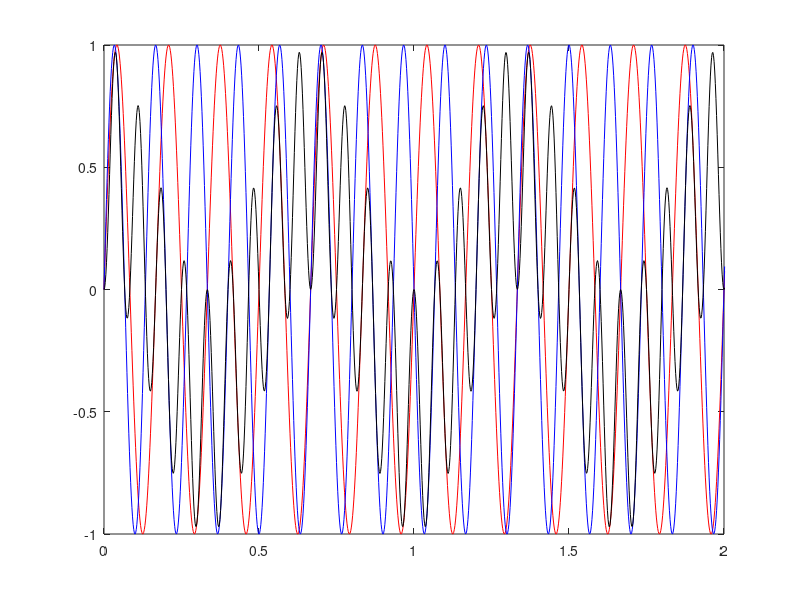

Recreate this plot in MATLAB. (Note: this script raises an error after producing the figure.)
f1=6;
f2=7.5;

flick1 = sin(2*pi*f1*(0:30*500)/500);
flick2 = sin(2*pi*f2*(0:30*500)/500);
flickIM=flick1.*flick2;

figure;
plot(0:1/500:30,flick1,'r');
hold on;
plot(0:1/500:30,flick2,'b');
plot(0:1/500:30,flickIM,'k');
xlim([0 2])
 
epoch1=[];
epoch2=[];
epochIM=[];
time=0:1/500:30;

for k=1:45
    t1=(k-1)*333+1;
    t2=(k)*333;
    epoch1=[epoch1 ; flick1(t1:t2)];
    epoch2=[epoch2 ; flick2(t1:t2)];
    epochIM=[epochIM ; flickIM(t1:t2)];
end

%%
baseline_1=[];
baseline_2=[];
baseline_3=[];
baseline_4=[];
OzIdx=17;
for k=1:3
    t1=((k-1)*4995+1)/D.fsample;
    t2=(k)*4995/D.fsample;
    temp=D_baseline(OzIdx,D_baseline.indsample(t1):D_baseline.indsample(t2),1);
    baseline_1=[baseline_1 ; temp];
    temp=D_baseline(OzIdx,D_baseline.indsample(t1):D_baseline.indsample(t2),5);
    baseline_1=[baseline_1 ; temp];
    
    temp=D_baseline(OzIdx,D_baseline.indsample(t1):D_baseline.indsample(t2),2);
    baseline_2=[baseline_2 ; temp];
    temp=D_baseline(OzIdx,D_baseline.indsample(t1):D_baseline.indsample(t2),6);
    baseline_2=[baseline_2 ; temp];
    
    
    temp=D_baseline(OzIdx,D_baseline.indsample(t1):D_baseline.indsample(t2),3);
    baseline_3=[baseline_3 ; temp];
    temp=D_baseline(OzIdx,D_baseline.indsample(t1):D_baseline.indsample(t2),7);
    baseline_3=[baseline_3 ; temp];
    
    
    temp=D_baseline(OzIdx,D_baseline.indsample(t1):D_baseline.indsample(t2),4);
    baseline_4=[baseline_4 ; temp];
    temp=D_baseline(OzIdx,D_baseline.indsample(t1):D_baseline.indsample(t2),8);
    baseline_4=[baseline_4 ; temp];
end

%%
figure; hold on;
[f,pow1]=get_PowerSpec(mean(baseline_1),D.fsample,0,0); 
plot(f,pow1,'r'); 
[f,pow2]=get_PowerSpec(mean(baseline_2),D.fsample,0,0); 
plot(f,pow2,'r--'); 
[f,pow3]=get_PowerSpec(mean(baseline_3),D.fsample,0,0); 
plot(f,pow3,'b'); 
[f,pow4]=get_PowerSpec(mean(baseline_4),D.fsample,0,0); 
plot(f,pow4,'b--'); 
xlim([1 20])

